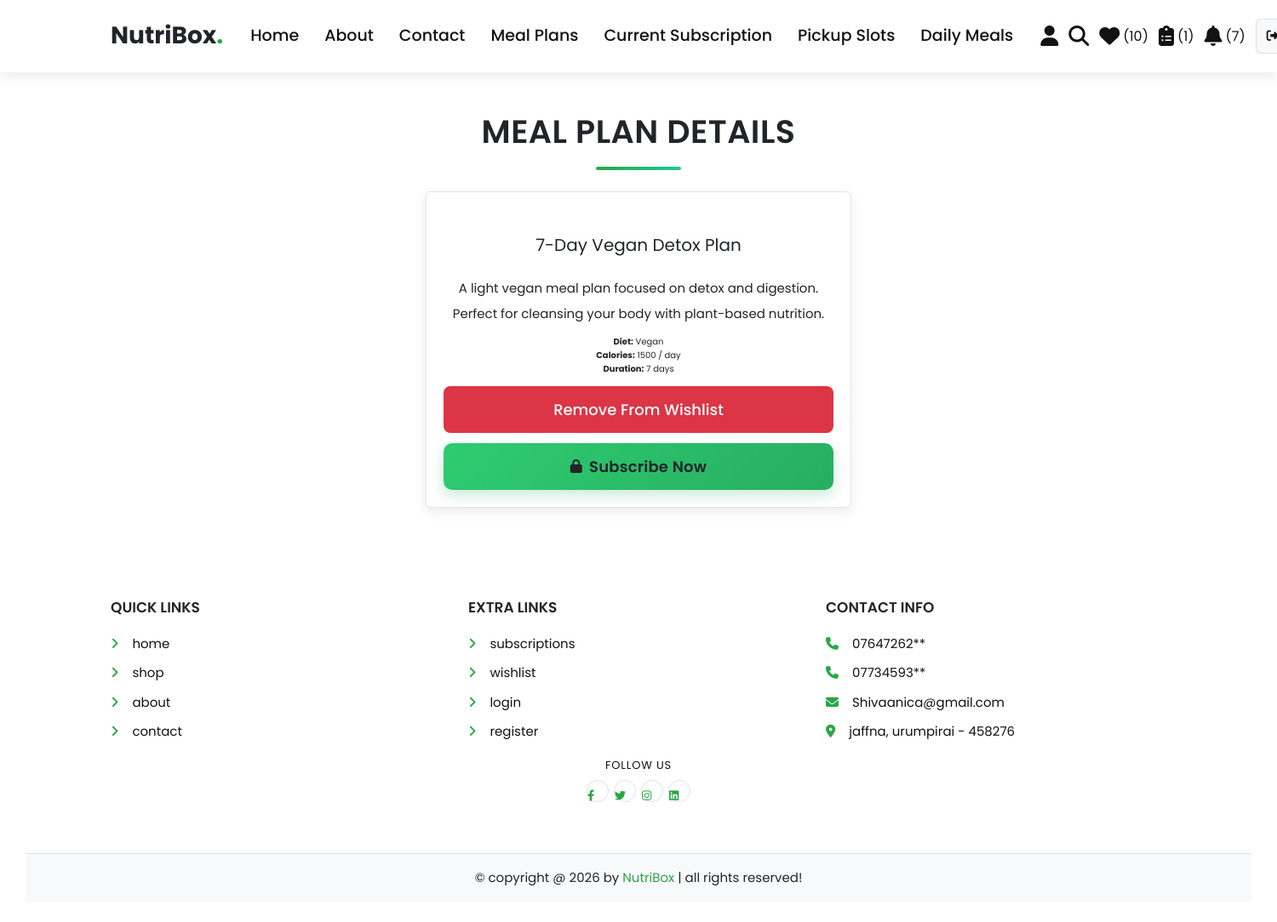
The app's page /user/view_page.php?pid=1 (signed in) with its own data.
### tables this page shows
CREATE TABLE IF NOT EXISTS meal_plans (
  id INT(100) NOT NULL AUTO_INCREMENT,
  name VARCHAR(100) NOT NULL,
  description VARCHAR(500) NOT NULL,
  price INT(100) NOT NULL,
  duration INT(10) NOT NULL COMMENT 'Duration in days',
  calories INT(10) NOT NULL,
  diet_type VARCHAR(50) NOT NULL,
  image VARCHAR(100) NOT NULL,
  PRIMARY KEY (id)
);

### user/view_page.php (the view, shortened to what this page needs)
<?php
@include "../config.php";
$user_id = $_SESSION["user_id"];
$meal_plan_id = $_GET["pid"] ?? ($_GET["id"] ?? "");
$meal_plan_id = filter_var($meal_plan_id, FILTER_SANITIZE_NUMBER_INT);
$is_in_wishlist = false;
$is_subscribed = false;
if (!empty($meal_plan_id)) {
    $check_wishlist = $conn->prepare(
        "SELECT COUNT(*) AS total FROM `wishlist` WHERE user_id = ? AND meal_plan_id = ?",
    );
    $check_wishlist->execute([$user_id, $meal_plan_id]);
    $is_in_wishlist =
        (int) $check_wishlist->fetch(PDO::FETCH_ASSOC)["total"] > 0;
    $check_subscription = $conn->prepare(
        "SELECT COUNT(*) AS total
         FROM `subscriptions`
         WHERE user_id = ?
           AND meal_plan_id = ?
           AND status IN ('Active','Pending','Paused','ChangeRequested')",
    );
    $check_subscription->execute([$user_id, $meal_plan_id]);
    $is_subscribed =
        (int) $check_subscription->fetch(PDO::FETCH_ASSOC)["total"] > 0;
}
?>
<!DOCTYPE html>
<html lang="en">
<head>
   <link rel="stylesheet" href="https://cdnjs.cloudflare.com/ajax/libs/font-awesome/6.1.1/css/all.min.css">
   <link rel="stylesheet" href="css/user_style.css">
</head>
<body>
<?php include "user_header.php"; ?>
<section class="quick-view">
   <h1 class="title">meal plan details</h1>
   <?php
   $select_plan = $conn->prepare("SELECT * FROM `meal_plans` WHERE id = ?");
   $select_plan->execute([$meal_plan_id]);
   if ($select_plan->rowCount() > 0) {
       while ($fetch_plan = $select_plan->fetch(PDO::FETCH_ASSOC)) { ?>
   <form action="" class="box" method="POST">
      <div class="price">$<span><?= $fetch_plan["price"] ?></span></div>
      <div class="name"><?= $fetch_plan["name"] ?></div>
      <div class="details"><?= $fetch_plan["description"] ?></div>
      <p><strong>Diet:</strong> <?= $fetch_plan["diet_type"] ?></p>
      <p><strong>Calories:</strong> <?= $fetch_plan["calories"] ?> / day</p>
      <p><strong>Duration:</strong> <?= $fetch_plan["duration"] ?> days</p>
      <?php if ($is_in_wishlist) { ?>
         <input type="submit" value="remove from wishlist" class="delete-btn" name="remove_from_wishlist">
      <?php } else { ?>
         <input type="submit" value="save plan" class="option-btn" name="add_to_wishlist">
      <?php } ?>
      <button
         type="submit"
         name="subscribe"
         class="subscribe-primary<?= $is_subscribed ? " is-disabled" : "" ?>"
         <?= $is_subscribed ? "disabled" : "" ?>
         data-subscribe-btn
      >
         <?php if ($is_subscribed) { ?>
            <i class="fas fa-check" aria-hidden="true"></i>
            <span>Subscribed</span>
         <?php } else { ?>
            <i class="fas fa-lock" aria-hidden="true"></i>
            <span>Subscribe Now</span>
         <?php } ?>
      </button>
   </form>
   <?php }
   } else {
       echo '<p class="empty">meal plan not found!</p>';
   }
   ?>
</section>
<?php include "user_footer.php"; ?>
</body>
</html>

### user/css/user_style.css (style rules this page uses)
.quick-view .box { max-width: 50rem; padding: 2rem; text-align: center; border: var(--border); background-color: var(--white); box-shadow: var(--box-shadow); border-radius: 0.5rem; position: relative; margin: 0 auto; animation: quickFadeUp 0.6s ease both; }
.quick-view .box .price { position: absolute; top: 1rem; left: 1rem; padding: 1rem; border-radius: 0.5rem; background-color: var(--red); font-size: 1.8rem; color: var(--white); }
.quick-view .box .price span { font-size: 2.5rem; color: var(--white); margin: 0 0.2rem; }
.quick-view .box .name { font-size: 2rem; color: var(--black); padding: 1rem 0; }
.quick-view .box .details { padding: 1rem 0; line-height: 2; font-size: 1.5rem; color: var(--light-color); }
.quick-view .subscribe-primary { width: 100%; margin-top: 1.2rem; padding: 1.4rem 3.2rem; font-size: 1.8rem; font-weight: 600; border-radius: 1rem; background: linear-gradient(135deg, #2ecc71, #27ae60); color: #ffffff; cursor: pointer; display: flex; align-items: center; justify-content: center; gap: 0.8rem; letter-spacing: 0.02rem; box-shadow: 0 0.6rem 1.6rem rgba(39, 174, 96, 0.25); transition: transform 0.2s ease, box-shadow 0.2s ease; min-height: 5rem; }
.quick-view .subscribe-primary i { font-size: 1.6rem; }

### user/css/components.css (style rules this page uses)
:root { --primary-green: #28a745; --secondary-orange: #fd7e14; --accent-red: #dc3545; --dark-gray: #212529; --light-gray: #121212; --white: #ffffff; --off-white: #f8f9fa; --light-bg: #8aeeb5; --border: 0.15rem solid rgba(0, 0, 0, 0.1); --box-shadow: 0 0.5rem 1.5rem rgba(0, 0, 0, 0.08); --gradient: linear-gradient(135deg, var(--primary-green), #20c997); }
* { font-family: "Poppins", sans-serif; margin: 0; padding: 0; box-sizing: border-box; outline: none; border: none; text-decoration: none; color: var(--dark-gray); transition: all 0.3s ease; }
body { background-color: var(--light-bg); line-height: 1.6; background: url("../../images/BG.png") no-repeat center center fixed; background-size: cover; font-family: "Poppins", sans-serif; }
html { font-size: 62.5%; overflow-x: hidden; scroll-behavior: smooth; scroll-padding-top: 7rem; }
section { padding: 4rem 3rem; max-width: 1300px; margin: 0 auto; }
.btn, .delete-btn, .option-btn { display: inline-block; width: 100%; margin-top: 1.2rem; border-radius: 0.8rem; color: var(--white); font-size: 1.8rem; font-weight: 500; padding: 1.4rem 3.2rem; text-transform: capitalize; cursor: pointer; text-align: center; position: relative; overflow: hidden; z-index: 1; }
.delete-btn { background-color: var(--accent-red); }
.btn::before, .delete-btn::before, .option-btn::before { content: ""; position: absolute; top: 0; left: -100%; width: 100%; height: 100%; background: rgba(0, 0, 0, 0.1); transition: left 0.3s ease; z-index: -1; }
.title { text-align: center; margin-bottom: 2.5rem; text-transform: uppercase; color: var(--dark-gray); font-size: 3.8rem; font-weight: 600; letter-spacing: 0.05rem; position: relative; }
.title::after { content: ""; width: 100px; height: 4px; background: var(--gradient); display: block; margin: 1rem auto; border-radius: 2px; }

### records on screen
meal_plans: name "7-Day Vegan Detox Plan", description "A light vegan meal plan focused on detox and digestion. Perfect for cleansing your body with plant-based nutrition.", diet_type "Vegan", calories "1500", duration "7"

### other values on screen
$wishlist_total "10"
$subscription_total "1"
$unread_notifications "7"
